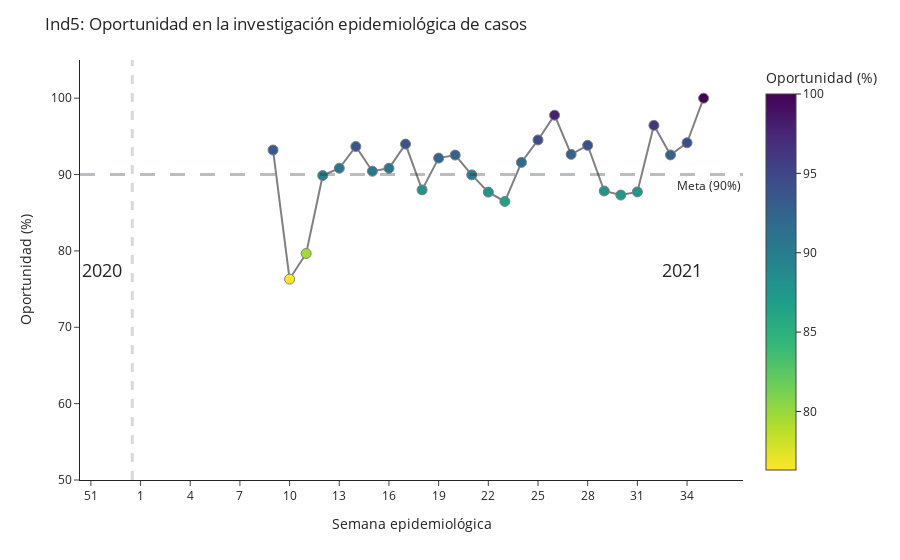

The code cell stored with this chart in its notebook:
### Code cell
px.scatter(df_ind5_perc.reset_index().merge(data_aysen_clean_21[['fecha_notificacion','semana_epidemiologica_21']], 
                   left_on='fecha_cumple_requisitos',
                   right_on='fecha_notificacion',
                   how='left').groupby('semana_epidemiologica_21').mean().reset_index(),
        x= 'semana_epidemiologica_21',
        y= 'n_folio',
        #trendline='rolling',
        #trendline_options=dict(window=5),
        color='n_folio',
        color_continuous_scale=px.colors.sequential.Viridis_r,
        labels={'n_folio':'Oportunidad (%)'},
        ).update_layout(title= 'Ind5: Oportunidad en la investigación epidemiológica de casos',
                       yaxis_title='Oportunidad (%)',
                       xaxis_title='Semana epidemiológica',
                       yaxis_range= [50,105],
                       template='simple_white',
                       xaxis=dict(tickmode = 'array',
                                  tickvals = list(range(12,88,3)),
                                  ticktext = list(list(range(12,54,3))+list(range(1,88,3))),
                                 ),
                    ).add_vline(x=53.5, line_width=3, line_dash='dash', line_color='gray'
                              ).add_hline(y=90,
                                            line_width=3, 
                                            line_dash='longdash', 
                                            line_color='#222A2A',
                                            annotation_text='Meta (90%)',
                                            annotation_position='bottom right'
                                # ).add_hline(y=mean_ind5, 
                                 #            line_width=3, 
                                  #           line_dash='longdash', 
                                   #          line_color='#0D2A63',
                                    #         annotation_text= 'Promedio ('+str(round(mean_ind5, 2))+'%)',
                                     #        annotation_position='bottom right'
                                     ).add_vrect(x0='51', x1='53', 
                                           annotation_text='2020', 
                                           annotation_position='inside right',
                                           annotation=dict(font_size=18, 
                                                           font_family="'Open Sans', verdana, arial, sans-serif"),
                                                           opacity=0, 
                                                           line_width=0
                                          ).add_vrect(x0='84', x1='88', 
                                           annotation_text='2021', 
                                           annotation_position='inside right',
                                           annotation=dict(font_size=18, 
                                                           font_family="'Open Sans', verdana, arial, sans-serif"),
                                                           opacity=0, 
                                                           line_width=0
                                                     ).update_traces(mode='lines+markers', 
                                                                     line_color='grey',
                                                                     marker_line_width=1, 
                                                                     marker_size=10)

### Figure 1 — Plotly figure (JSON) as saved in the notebook; plotly's stock layout.template omitted (floating-point values rounded to 4 significant figures)
{"data": [{"hovertemplate": "semana_epidemiologica_21=%{x}<br>Oportunidad (%)=%{marker.color}<extra></extra>", "legendgroup": "", "line": {"color": "grey"}, "marker": {"color": [93.21, 76.31, 79.66, 89.87, 90.82, 93.67, 90.44, 90.82, 93.99, 87.99, 92.15, 92.55, 89.96, 87.7, 86.47, 91.59, 94.53, 97.78, 92.64, 93.83, 87.85, 87.32, 87.73, 96.44, 92.57, 94.17, 100], "coloraxis": "coloraxis", "line": {"width": 1}, "size": 10, "symbol": "circle"}, "mode": "lines+markers", "name": "", "orientation": "v", "showlegend": false, "type": "scatter", "x": [62, 63, 64, 65, 66, 67, 68, 69, 70, 71, 72, 73, 74, 75, 76, 77, 78, 79, 80, 81, 82, 83, 84, 85, 86, 87, 88], "xaxis": "x", "y": [93.21, 76.31, 79.66, 89.87, 90.82, 93.67, 90.44, 90.82, 93.99, 87.99, 92.15, 92.55, 89.96, 87.7, 86.47, 91.59, 94.53, 97.78, 92.64, 93.83, 87.85, 87.32, 87.73, 96.44, 92.57, 94.17, 100], "yaxis": "y"}], "layout": {"annotations": [{"showarrow": false, "text": "Meta (90%)", "x": 1, "xanchor": "right", "xref": "x domain", "y": 90, "yanchor": "top", "yref": "y"}, {"font": {"family": "'Open Sans', verdana, arial, sans-serif", "size": 18}, "showarrow": false, "text": "2020", "x": "53", "xanchor": "right", "xref": "x", "y": 0.5, "yanchor": "middle", "yref": "y domain"}, {"font": {"family": "'Open Sans', verdana, arial, sans-serif", "size": 18}, "showarrow": false, "text": "2021", "x": "88", "xanchor": "right", "xref": "x", "y": 0.5, "yanchor": "middle", "yref": "y domain"}], "coloraxis": {"colorbar": {"title": {"text": "Oportunidad (%)"}}, "colorscale": [[0, "#fde725"], [0.1111, "#b5de2b"], [0.2222, "#6ece58"], [0.3333, "#35b779"], [0.4444, "#1f9e89"], [0.5556, "#26828e"], [0.6667, "#31688e"], [0.7778, "#3e4989"], [0.8889, "#482878"], [1, "#440154"]]}, "legend": {"tracegroupgap": 0}, "margin": {"t": 60}, "shapes": [{"line": {"color": "gray", "dash": "dash", "width": 3}, "type": "line", "x0": 53.5, "x1": 53.5, "xref": "x", "y0": 0, "y1": 1, "yref": "y domain"}, {"line": {"color": "#222A2A", "dash": "longdash", "width": 3}, "type": "line", "x0": 0, "x1": 1, "xref": "x domain", "y0": 90, "y1": 90, "yref": "y"}, {"line": {"width": 0}, "opacity": 0, "type": "rect", "x0": "51", "x1": "53", "xref": "x", "y0": 0, "y1": 1, "yref": "y domain"}, {"line": {"width": 0}, "opacity": 0, "type": "rect", "x0": "84", "x1": "88", "xref": "x", "y0": 0, "y1": 1, "yref": "y domain"}], "title": {"text": "Ind5: Oportunidad en la investigación epidemiológica de casos"}, "xaxis": {"anchor": "y", "domain": [0, 1], "tickmode": "array", "ticktext": [12, 15, 18, 21, 24, 27, 30, 33, 36, 39, 42, 45, 48, 51, 1, 4, 7, 10, 13, 16, 19, 22, 25, 28, 31, 34, 37, 40, 43, 46, 49, 52, 55, 58, 61, 64, 67, 70, 73, 76, 79, 82, 85], "tickvals": [12, 15, 18, 21, 24, 27, 30, 33, 36, 39, 42, 45, 48, 51, 54, 57, 60, 63, 66, 69, 72, 75, 78, 81, 84, 87], "title": {"text": "Semana epidemiológica"}}, "yaxis": {"anchor": "x", "domain": [0, 1], "range": [50, 105], "title": {"text": "Oportunidad (%)"}}}}
